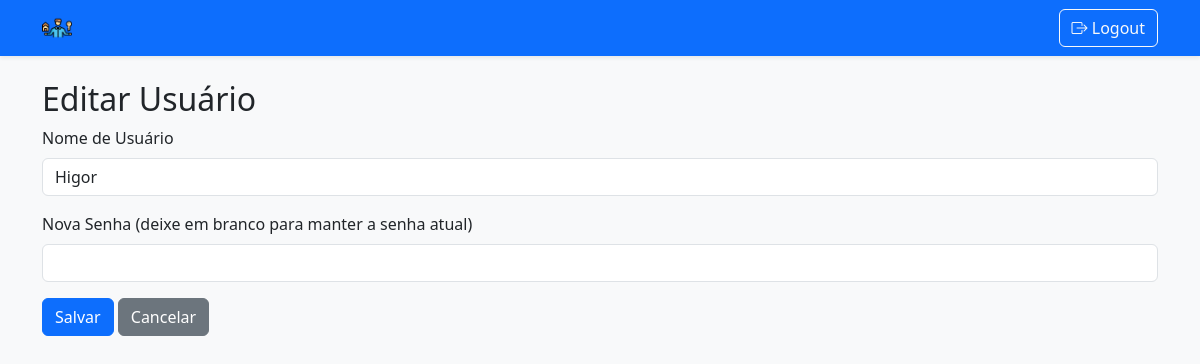
The page /admin/edit/2 (signed in) on the database as committed earlier.
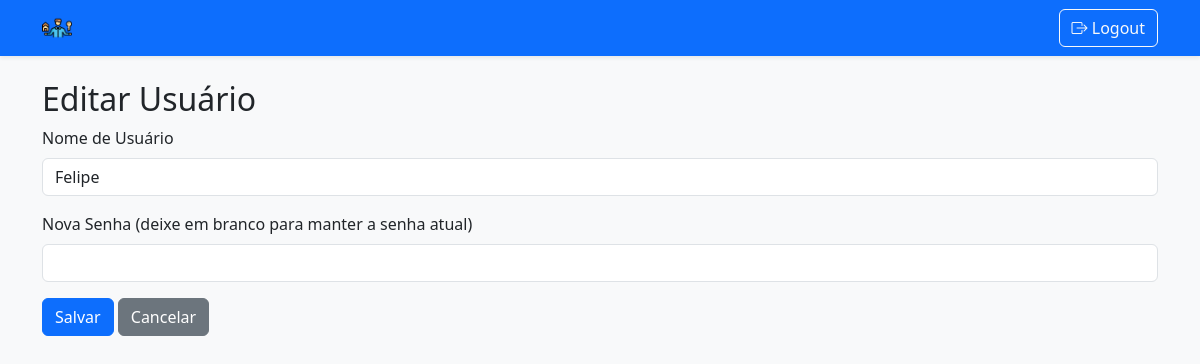
The same page on the database as committed later.
### backend/models.py (models this page shows, shortened)
class User(db.Model, UserMixin):
    id = db.Column(db.Integer, primary_key=True)
    username = db.Column(db.String(50), unique=True, nullable=False)
    password = db.Column(db.String(128), nullable=False)
    is_admin = db.Column(db.Boolean, default=False)
    active = db.Column(db.Boolean, default=True)
    cargo = db.Column(db.String(50), nullable=False)  # Novo campo
    @property
    def is_active(self):
        return self.active

### backend/routes/auth_routes.py (the view, shortened to what this page needs)
@auth.route('/admin/edit/<int:id>', methods=['GET', 'POST'])
@login_required
def edit_user(id):
    if not current_user.is_admin:
        flash('Acesso negado.')
        return redirect(url_for('main.listagem', username=current_user.username))
    user = User.query.get_or_404(id)
    return render_template('edit_user.html', user=user)

### backend/__init__.py (called while the page is built)
def create_app():
    app = Flask(__name__)
    app.config['SECRET_KEY'] = 'sua-chave-secreta'
    app.config['SQLALCHEMY_DATABASE_URI'] = f'sqlite:///{os.path.abspath(os.path.join(os.path.dirname(__file__), "../infra/gerPtrimonio.db"))}'
    db.init_app(app)
    login_manager = LoginManager()
    login_manager.login_view = 'auth.login'
    login_manager.init_app(app)
    @login_manager.user_loader
    def load_user(user_id):
        return User.query.get(int(user_id))
    @app.context_processor
    def inject_user():
        return dict(current_user=current_user)
    from .routes import register_routes
    register_routes(app)
    return app

### backend/templates/edit_user.html
{% extends "base.html" %}
{% block content %}
<h2>Editar Usuário</h2>
<form method="POST" action="{{ url_for('auth.edit_user', id=user.id) }}">
    <div class="mb-3">
        <label for="username" class="form-label">Nome de Usuário</label>
        <input type="text" class="form-control" id="username" name="username" value="{{ user.username }}" required>
    </div>
    <div class="mb-3">
        <label for="password" class="form-label">Nova Senha (deixe em branco para manter a senha atual)</label>
        <input type="password" class="form-control" id="password" name="password">
    </div>
    <button type="submit" class="btn btn-primary">Salvar</button>
    <a href="{{ url_for('auth.admin') }}" class="btn btn-secondary">Cancelar</a>
</form>
{% endblock %}

Rows that differ between the two databases and show on the page:
changed User: username "Higor" → "Felipe"
